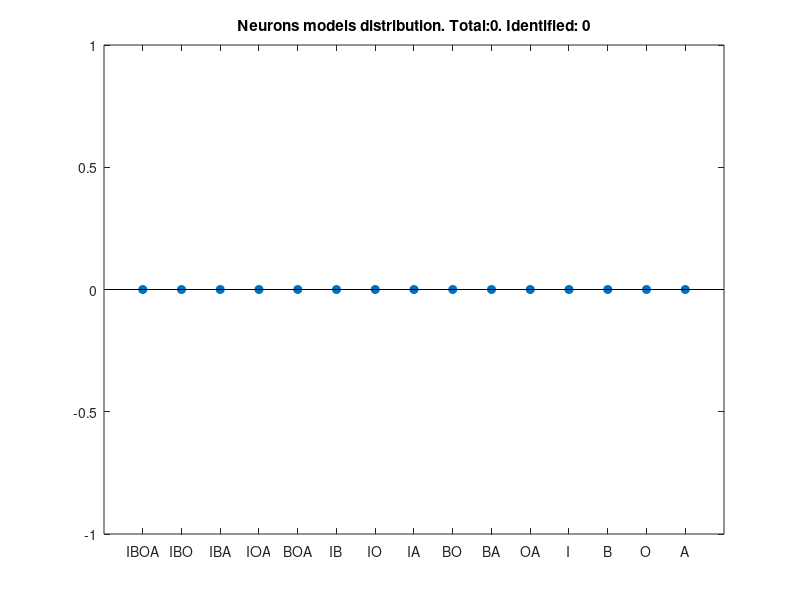

This chart was generated by the following MATLAB code:

%electro_folder = 'C:\Users\GEORGEKOUR\Desktop\Electro_Rats\rat_8\odor1_WR\rat8_mpfc_21.6';
%electro_folder = 'C:\Users\GEORGEKOUR\Desktop\Electro_Rats\rat_10\odor1_WR\rat10_mpfc_14.10';
electro_folder = 'C:\Users\GEORGEKOUR\Desktop\Electro_Rats\rat_11\odor1_WR\rat11_mpfc_14.10';

%electro_folder = 'C:\Users\GEORGEKOUR\Desktop\Electro_Rats';

day_files = dir([electro_folder,'\*events_g.mat']); %look for all single units files in the stage
%day_files = dir([electro_folder,'\*\*\*\*events_g.mat']); %look for all single units files in the stage

identifiable_neurons = 0;
total_neurons = 0;
neurons_type = zeros(1, 15);

for j = 1:length(day_files)
    day_folder = day_files(j).folder
    %day_folder = 'C:\Users\GEORGEKOUR\Desktop\Electro_Rats\rat_6\odor1_WR\rat6_mpfc_20.6';
    numFolds = 10;
    f = figure('units','normalized','outerposition',[0 0 1 1]);
    % Draw the data per neuron
    SS_files = dir([day_folder,'\*_SS_*.ntt']); %look for all single units files in the stage
    
    num_neurons = length(SS_files);
    for i = 1:num_neurons
        
        total_neurons=total_neurons+1;
        neuron_filename = SS_files(i).name;
        ss_file = [SS_files(i).folder,'\',neuron_filename]
        
        %extract data to show neural activity during the day
        idcs   = strfind(ss_file,'\');
        stage_folder_name = ss_file(1:idcs(end-1)-1);
        
        %Load data and extract meta information
        [behave, st] = load_spikes_and_behavioral_data (ss_file);
        
        
%         %%%% Manipulate st to check the model validity %%%%%%
%         
%         [event_times, ~, ~, ~] = extract_event_times(behave);
%         
%         old_st = st;
%         %old_fr = length(st)/(st(end)-st(1));
%         diff_st = diff(st);
%         perm = randperm(length(st)-1);
%         diff_st = diff_st(perm);
%         st = cumsum([st(1) diff_st]);
% 
%         ain_times = event_times(:,2);
%         %add spikes in the area
%         for k=1:length(ain_times)            
%             a_spikes = randn([1,1])*0.2+0.1+ain_times(k);
%             st = [st, a_spikes];
%         end
% 
%         st = sort(st);
        %%%%%%%%%%%%%%%%%%%%%%%%%%

        
        [median_times, proportions, num_bins_per_proportion, num_bins_between_events] = analyze_behavior_in_stage(day_folder);
        
        % Allign st to events.
        [spike_count, binned_spikes_cell, events_bins_span] = ss_activity_inday (behave, st, num_bins_between_events);
        
        %subplot(num_neurons,2,(i-1)*2+1)
        
        %heatmap(bined_spikes_cell, 1:size(bined_spikes_cell,2), num2str(spike_count),[] ,'ColorBar', true)
        
        subplot(num_neurons+1,2,(i-1)*2+1)
        w = gausswin(10);
        w=w./sum(w);
        %y = filter(w,1,bined_spikes_cell);
        y = filtfilt(w,1,binned_spikes_cell);
        plot(y)
        ylim([-0.3,0.3])
        xlim([0,length(binned_spikes_cell)+100])
        
        for k=1:length(events_bins_span)
            vline(events_bins_span(k),'b')
        end
        
        [LLH_values, selected_model] = fit_model_to_neuron(st, behave, numFolds, proportions);
        
        selected_model
        
        LLH_increase_mean = mean(LLH_values);
        LLH_increase_sem = std(LLH_values)/sqrt(numFolds);
        
        subplot(num_neurons+1,2,(i-1)*2+2)
        hold on
        plot(0.5:15.5,zeros(16,1),'--b','linewidth',2)
        errorbar(LLH_increase_mean,LLH_increase_sem,'ok','linewidth',3)
        if (~isnan(selected_model))
            plot(selected_model,LLH_increase_mean(selected_model),'.r','markersize',25)
            identifiable_neurons = identifiable_neurons+1;
            neurons_type(selected_model) = neurons_type(selected_model)+1;
            
        end
        hold off
        %box off
        %set(gca,'fontsize',20)
        set(gca,'XLim',[0 16]); set(gca,'XTick',1:15)
        %set(gca,'XTickLabel',{'PART','PAR','PAT','PRT','ART','PA','PR','PT','AR',...
        %    'AT','RT','P','A','R','T'});
        set(gca,'XTickLabel',{'IBOA','IBO','IBA','IOA','BOA','IB','IO','IA','BO',...
            'BA','OA','I','B','O','A'});
        %legend('Model performance','Selected Model','Baseline')
        suptitle (day_folder)
        %ylabel('LLH increase')
        ylabel([num2str(spike_count), '[S]',])
        
        ylim([-1 1])

        
    end
    
    [~, selected_arms, rewarded_arm1, rewarded_arm2] = extract_event_times(behave);
    
    subplot(num_neurons+1,2,(num_neurons+1)*2-1)
    hist(selected_arms)
    title(['Arm Dist - Num trials: ', num2str(length(selected_arms))])
    
    subplot(num_neurons+1,2,(num_neurons+1)*2)
    rewards = (selected_arms==rewarded_arm1)+2*(selected_arms==rewarded_arm2);
    hist(rewards, [0,1,2])
    title('rewards Dist')
    
    saveas(f, fullfile(day_folder,'mmodels_24_10.jpg'))
    %Print the heatmap for the entire day
    close(f)
    %alligned_heatmap_view (day_folder)
    savefig(fullfile(day_folder,'aactivity'))
    
end

figure
stem(neurons_type, 'filled')
% set(gca,'XLim',[0 16]); set(gca,'XTick',1:15)
%         set(gca,'XTickLabel',{'PART','PAR','PAT','PRT','ART','PA','PR','PT','AR',...
%             'AT','RT','P','A','R','T'});
        
set(gca,'XLim',[0 16]); set(gca,'XTick',1:15)
        set(gca,'XTickLabel',{'IBOA','IBO','IBA','IOA','BOA','IB','IO','IA','BO',...
            'BA','OA','I','B','O','A'});
title(['Neurons models distribution. Total:', num2str(total_neurons), '. Identified: ', num2str(sum(neurons_type))]);
